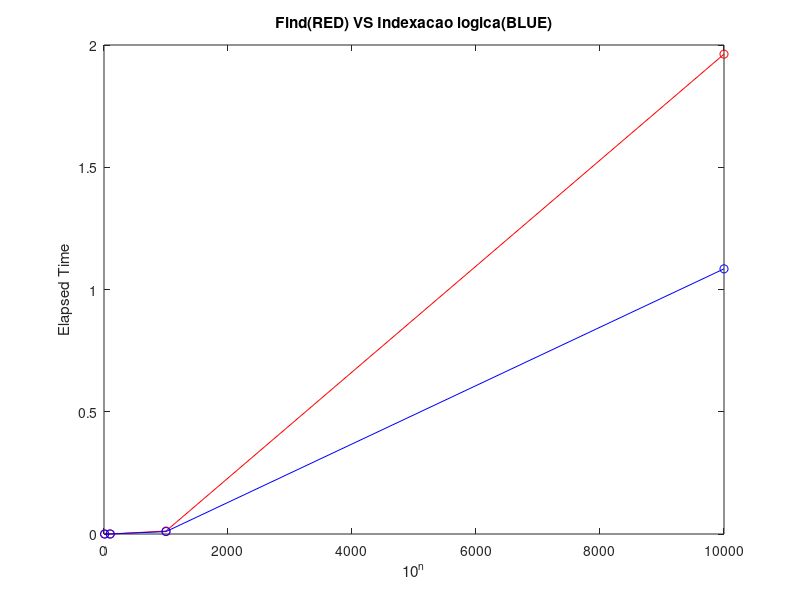

Write MATLAB code to recreate this figure.
function [x] = FindIdent()
  clear all, clc;
  n = zeros(1,4);
  fd = zeros(1,4);
  il = zeros(1,4);
  for i = 1 : 4
    n(i) = 10^i;
    z = randn(n(i));
    tic();
    z(find(z>0));
    fd(i) = toc();
    tic();
    z(z>0);
    il(i) = toc();
  endfor
  
  grid on;
  plot (n,fd,"ro-"), hold on;
  plot (n,il,"bo-"), hold on;
  xlabel("10^n");
  ylabel("Elapsed Time");
  title ("Find(RED) VS Indexacao logica(BLUE)");
  clear z n fd il;
  
endfunction